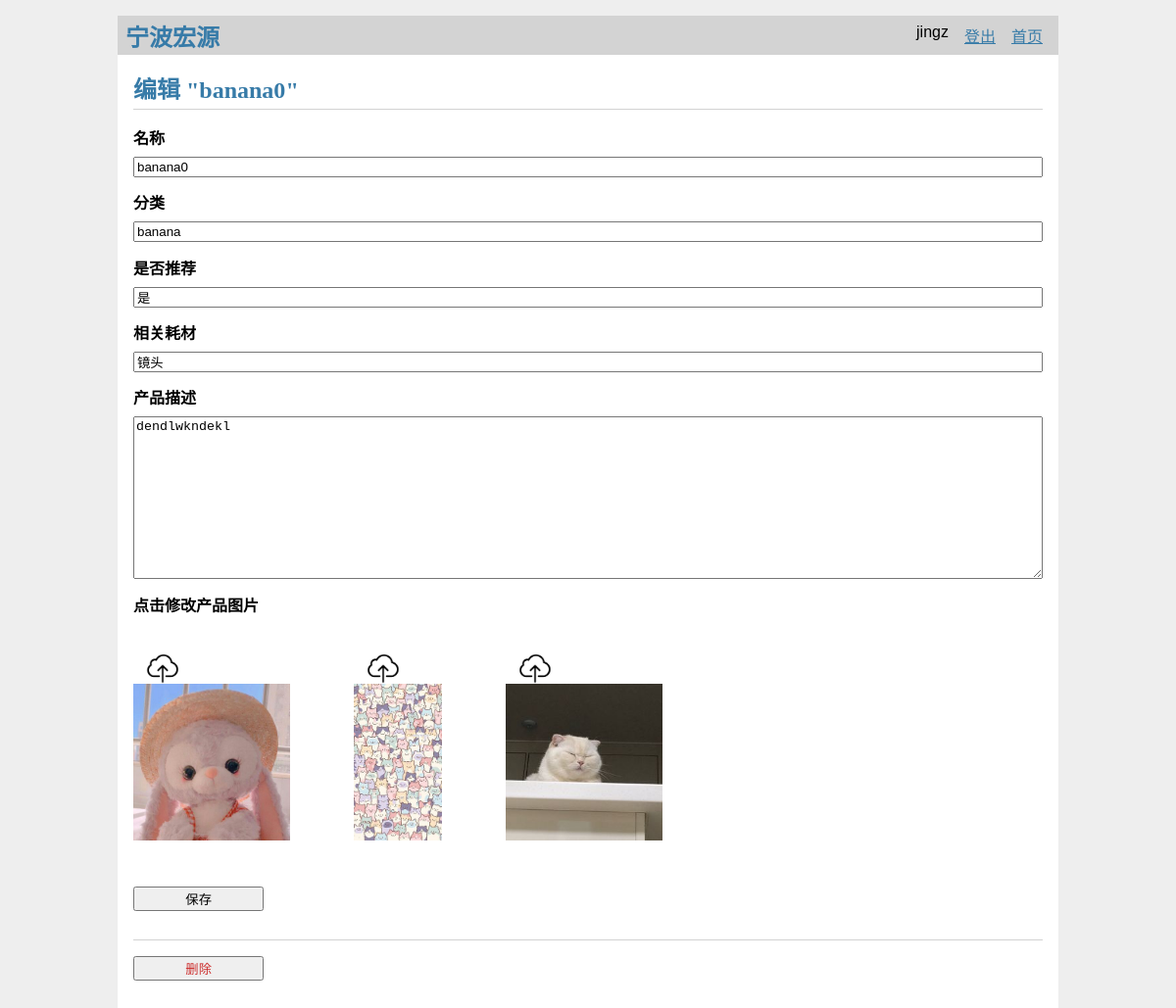
/15/product_update (signed in), run on the app's committed database.
### tables this page shows
CREATE TABLE user (
  id INTEGER PRIMARY KEY AUTOINCREMENT,
  username TEXT UNIQUE NOT NULL,
  password TEXT NOT NULL
);

CREATE TABLE product (
  id INTEGER PRIMARY KEY AUTOINCREMENT,
  author_id INTEGER NOT NULL,
  category TEXT NOT NULL,
  created TIMESTAMP NOT NULL DEFAULT CURRENT_TIMESTAMP,
  product_name TEXT NOT NULL,
  description TEXT NOT NULL,
  pic_name0 STRING NOT NULL,
  pic_name1 STRING NOT NULL,
  pic_name2 STRING NOT NULL,
  recommend STRING NOT NULL,
  accessories STRING NOT NULL,
  FOREIGN KEY (author_id) REFERENCES user (id),
  FOREIGN KEY (category) REFERENCES category (cat_name)
);

### flaskr/log.py (the view, shortened to what this page needs)
@bp.route('/<int:id>/product_update', methods=('GET', 'POST'))
@login_required
def product_update(id):
    post = get_post(id)
    pic_name0 = post['pic_name0']
    pic_name1 = post['pic_name1']
    pic_name2 = post['pic_name2']
    return render_template('log/product_update.html', post=post)

### flaskr/auth.py (called while the page is built)
@bp.before_app_request
def load_logged_in_user():
    user_id = session.get('user_id')
    if user_id is None:
        g.user = None
    else:
        g.user = get_db().execute(
            'SELECT * FROM user WHERE id = ?', (user_id,)
        ).fetchone()

def login_required(view):
    @functools.wraps(view)
    def wrapped_view(**kwargs):
        if g.user is None:
            return redirect(url_for('auth.login'))
        return view(**kwargs)
    return wrapped_view

### flaskr/db.py (called while the page is built)
def get_db():
    if 'db' not in g:
        g.db = sqlite3.connect(
            current_app.config['DATABASE'],
            detect_types=sqlite3.PARSE_DECLTYPES
        )
        g.db.row_factory = sqlite3.Row
    return g.db

### flaskr/log.py (called while the page is built)
def get_post(id, check_author=True):
    post = get_db().execute(
        'SELECT p.id, product_name, description, created, author_id, username, category, recommend, pic_name0, pic_name1, pic_name2, accessories'
        ' FROM product p JOIN user u ON p.author_id = u.id'
        ' WHERE p.id = ?',
        (id,)
    ).fetchone()
    if post is None:
        abort(404, f"Post id {id} doesn't exist.")
    if check_author and post['author_id'] != g.user['id']:
        abort(403)
    return post

### flaskr/templates/log/product_update.html (shortened to what this page needs)
{% extends 'base.html' %}
{% block header %}
    <h1>{% block title %}编辑 "{{ post['product_name'] }}"{% endblock %}</h1>
{% endblock %}
{% block content %}
    <form method="post" enctype=multipart/form-data>
        <label for="title">名称</label>
        <input name="title" id="title" value="{{ request.form['product_name'] or post['product_name'] }}" required>
        <label>分类</label>
        <input name="cat" id="cat" value="{{ request.form['cat'] or post['category'] }}" required>
        <label>是否推荐</label>
        <input name="rec" id="rec" value="{{ request.form['rec'] or post['recommend'] }}" required>
        <label>相关耗材</label>
        <input name="acc" id="acc"  value="{{ request.form['acc'] or post['accessories'] }}" required>
        <label for="body">产品描述</label>
        <textarea name="body" id="body">{{ request.form['description'] or post['description'] }}</textarea>
        <label>点击修改产品图片</label>
        <div class="icons">
            <div style="position: relative;">
                <div>
                    <img class="upload_icon" src="../../static/uploaded_files/upload.png">
                </div>
                    <img class="uploaded_pic" src="{{ '../../static/uploaded_files/' + post['pic_name0'] }}">
            </div>
                <div style="position: relative;">
                    <div>
                        <img class="upload_icon" src="../../static/uploaded_files/upload.png">
                    </div>
                    <img class="uploaded_pic" src="{{ '../../static/uploaded_files/' + post['pic_name1'] }}">
                </div>
                <div style="position: relative;">
                    <div>
                        <img class="upload_icon" src="../../static/uploaded_files/upload.png">
                    </div>
                    <img class="uploaded_pic" src="{{ '../../static/uploaded_files/' + post['pic_name2'] }}">
                </div>
            </div>
        <input type="submit" value="保存">
    </form>
    <hr>
    <form action="{{ url_for('log.product_delete', id=post['id']) }}" method="post">
        <input class="danger" type="submit" value="删除" onclick="return confirm('确定要删除吗？');">
    </form>
{% endblock %}

### flaskr/templates/base.html (shortened to what this page needs)
<!doctype html>
<link rel="stylesheet" href="{{ url_for('static', filename='style.css') }}">
<nav>
  <h1>宁波宏源</h1>
  <ul>
    {% if g.user %}
      <li><span>{{ g.user['username'] }}</span>
      <li><a href="{{ url_for('auth.logout') }}">登出</a>
      <li><a href="{{ url_for('log.index') }}">首页</a>
    {% else %}
      <li><a href="{{ url_for('auth.register') }}">注册</a>
      <li><a href="{{ url_for('auth.login') }}">登陆</a>
    {% endif %}
  </ul>
</nav>
<section class="content">
  <header>
    {% block header %}{% endblock %}
  </header>
  {% block content %}{% endblock %}
</section>

### flaskr/static/style.css (style rules this page uses)
h1 { font-family: serif; color: #377ba8; margin: 1rem 0; }
a { color: #377ba8; }
hr { border: none; border-top: 1px solid lightgray; }
nav { background: lightgray; display: flex; align-items: center; padding: 0 0.5rem; }
nav h1 { flex: auto; margin: 0; }
nav ul { display: flex; list-style: none; margin: 0; padding: 0; }
nav ul li a, nav ul li span, header .action { display: block; padding: 0.5rem; }
.content { padding: 0 1rem 1rem; }
.content > header { border-bottom: 1px solid lightgray; display: flex; align-items: flex-end; }
.content > header h1 { flex: auto; margin: 1rem 0 0.25rem 0; }
.content:last-child { margin-bottom: 0; }
.content form { margin: 1em 0; display: flex; flex-direction: column; }
.content label { font-weight: bold; margin-bottom: 0.5em; }
.content input, .content textarea { margin-bottom: 1em; }
.content textarea { min-height: 12em; resize: vertical; }
input.danger { color: #cc2f2e; }
input[type=submit] { align-self: start; min-width: 10em; }
.icons { flex-direction:row; display: grid; grid-template-columns: repeat(3, 1fr); display: flex; grid-column-gap: 30px; margin-top: 30px; margin-bottom: 30px; }
.upload_icon { width: 60px; vertical-align: middle; }
.uploaded_pic { height: 160px; vertical-align: middle; margin-right: 5px; }

### data on the page
user: user.username "jingz"
product: product_name "banana0", title "banana0", cat "banana", rec "是", acc "镜头", body "dendlwkndekl", pic_name0 (picture), pic_name1 (picture), pic_name2 (picture)
